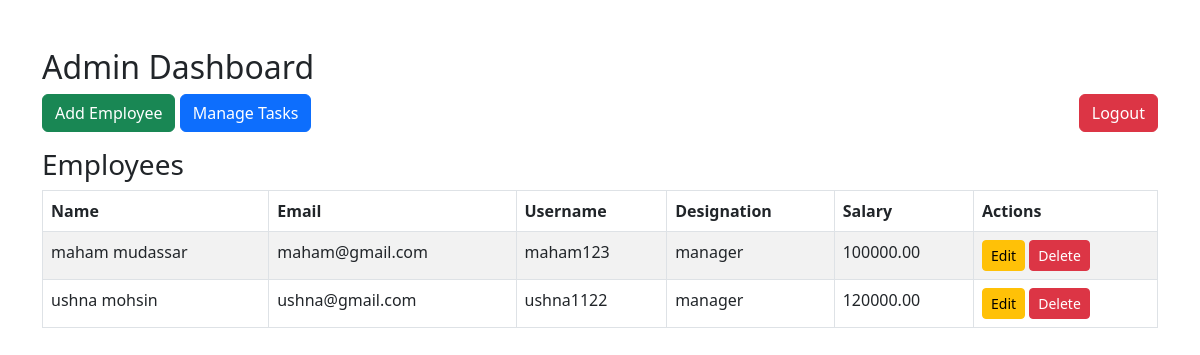
Before: /admin-dashboard/ (signed in) with the older database file.
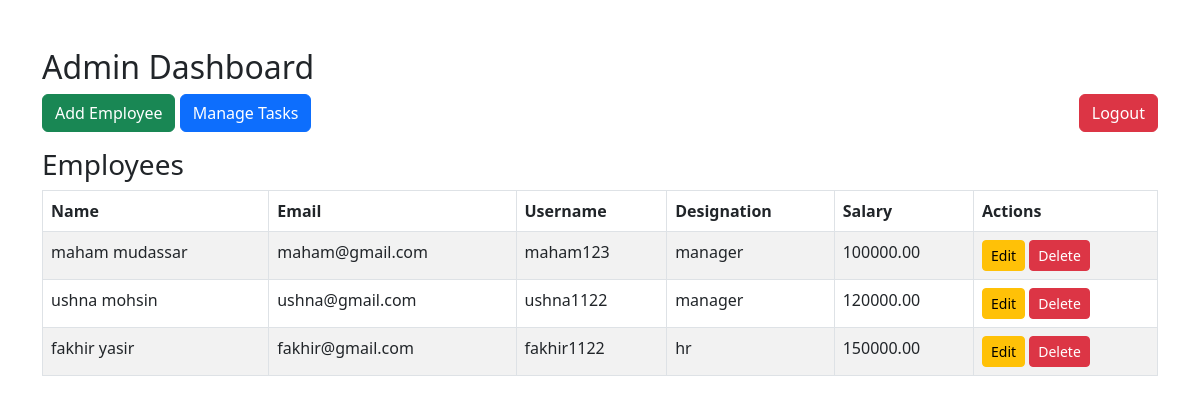
After: the same page with the newer database file.
### employee_management/models.py (models this page shows, shortened)
class Employee(models.Model):
    user = models.OneToOneField(User, on_delete=models.CASCADE)
    designation = models.CharField(max_length=100)
    salary = models.DecimalField(max_digits=10, decimal_places=2)

### employee_management/views.py (the view)
# urls.py: path('admin-dashboard/', views.admin_dashboard, name='admin_dashboard'),
@login_required(login_url='/')
@user_passes_test(superuser_only, login_url='/')
def admin_dashboard(request):
    employees = Employee.objects.all()
    return render(request, 'admin_dashboard.html', {'employees': employees})

### employee_management/views.py (called while the page is built)
def superuser_only(user):
    return user.is_superuser

### employee_management/templates/admin_dashboard.html
{% extends 'base.html' %}
{% block content %}
<h2>Admin Dashboard</h2>
<div class="mb-3 d-flex justify-content-between">
    <div>
        <a href="{% url 'add_employee' %}" class="btn btn-success">Add Employee</a>
        <a href="{% url 'task_list' %}" class="btn btn-primary">Manage Tasks</a>
    </div>
    <div>
        <a href="{% url 'logout' %}" class="btn btn-danger">Logout</a>
    </div>
</div>
<h3>Employees</h3>
<table class="table table-bordered table-striped">
    <thead>
        <tr>
            <th>Name</th>
            <th>Email</th>
            <th>Username</th>
            <th>Designation</th>
            <th>Salary</th>
            <th>Actions</th>
        </tr>
    </thead>
    <tbody>
        {% for emp in employees %}
        <tr>
            <td>{{ emp.user.get_full_name }}</td>
            <td>{{ emp.user.email }}</td>
            <td>{{ emp.user.username }}</td>
            <td>{{ emp.designation }}</td>
            <td>{{ emp.salary }}</td>
            <td>
                <a href="{% url 'edit_employee' emp.id %}" class="btn btn-sm btn-warning">Edit</a>
                <a href="{% url 'delete_employee' emp.id %}" class="btn btn-sm btn-danger" onclick="return confirm('Are you sure you want to delete this employee?')">Delete</a>
            </td>
        </tr>
        {% endfor %}
    </tbody>
</table>
{% endblock %}

Changed rows visible on the page:
added Employee: user.get_full_name "fakhir yasir", user.email "fakhir@gmail.com", user.username "fakhir1122", designation "hr", salary "150000.00"
